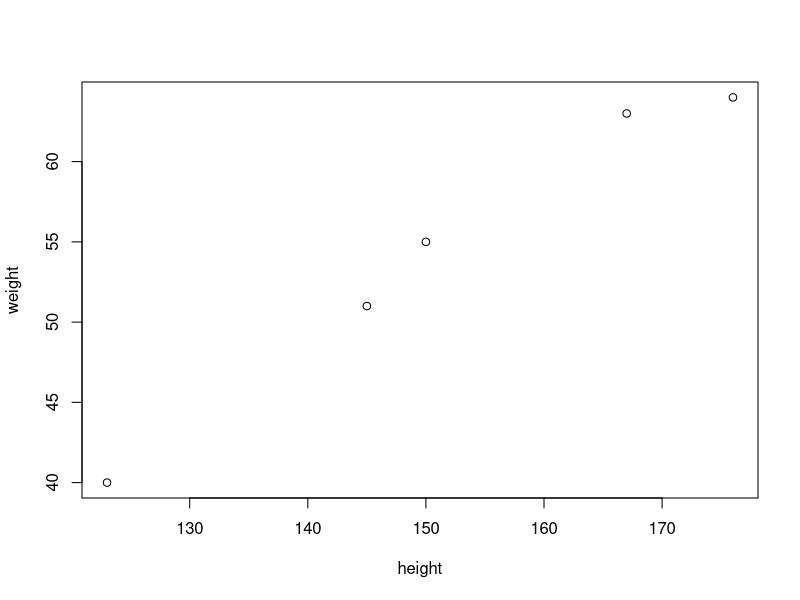
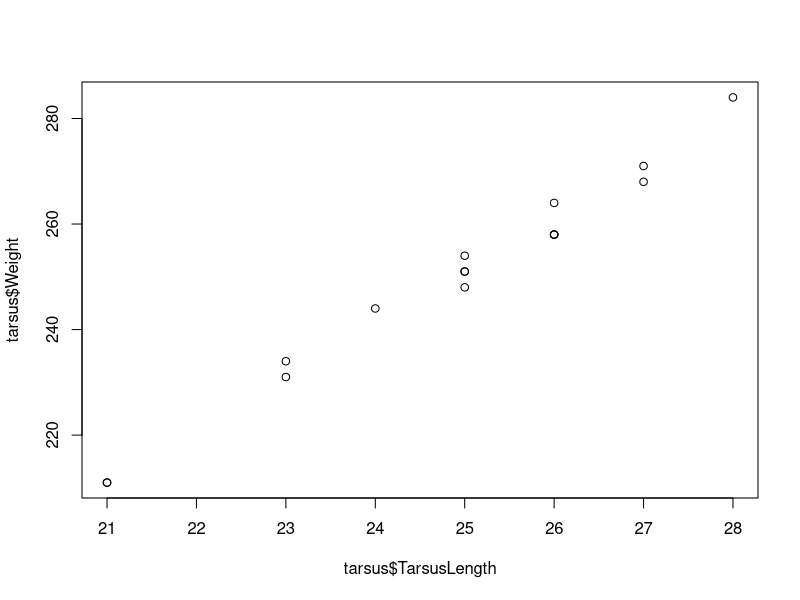
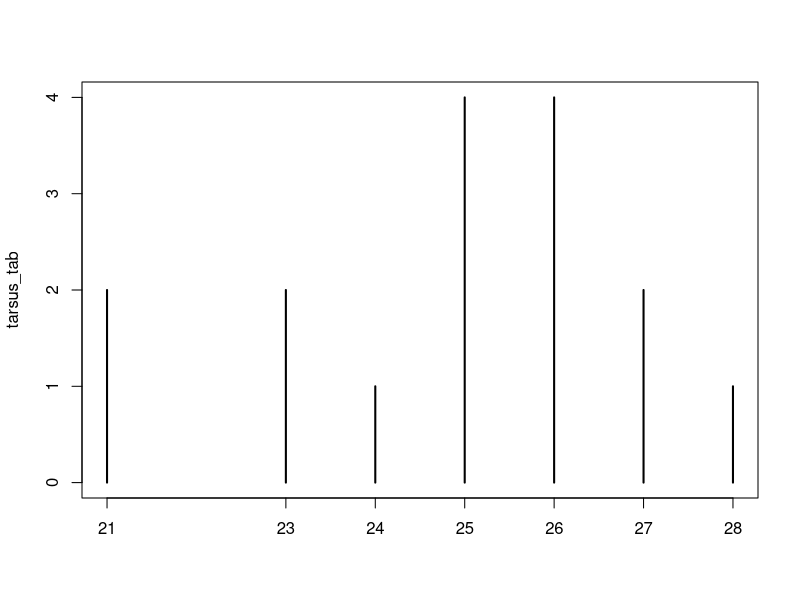
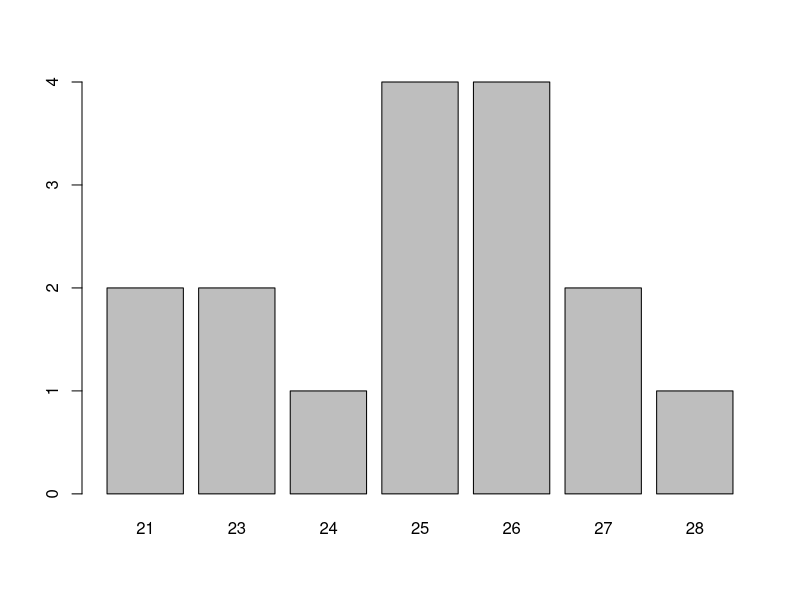
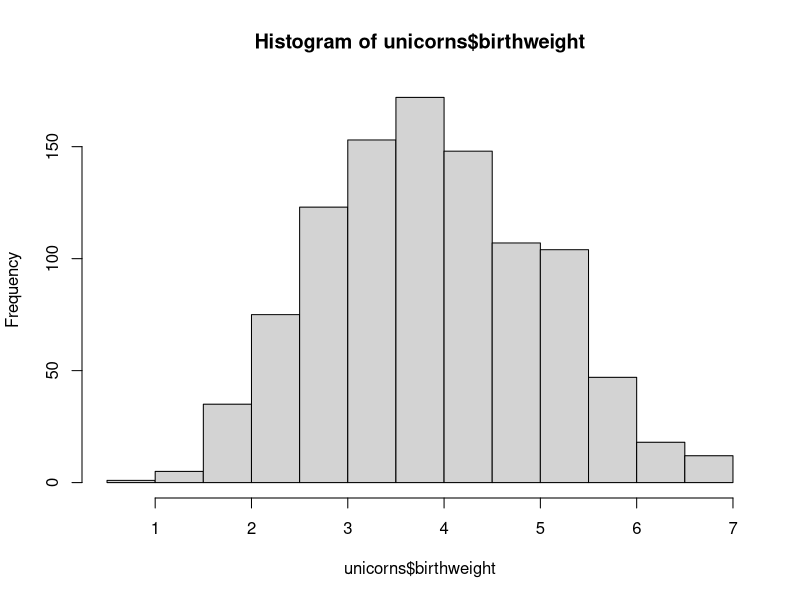
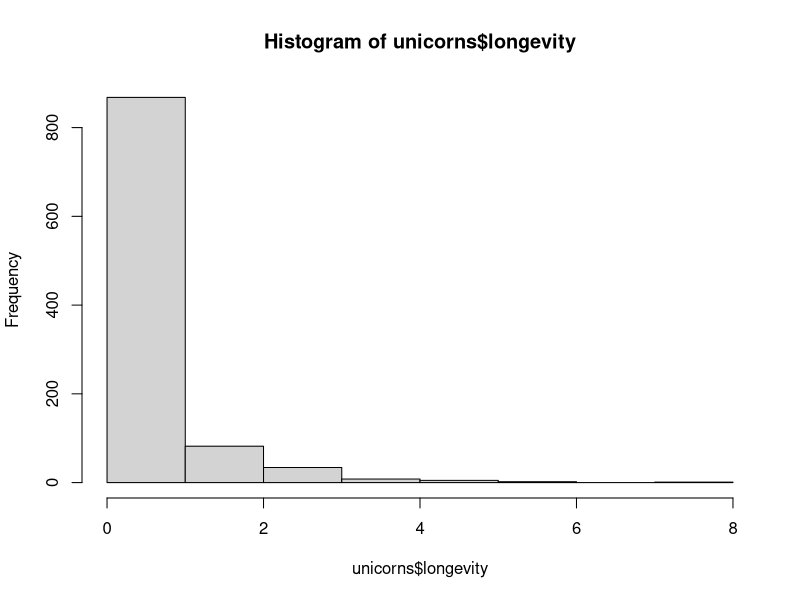
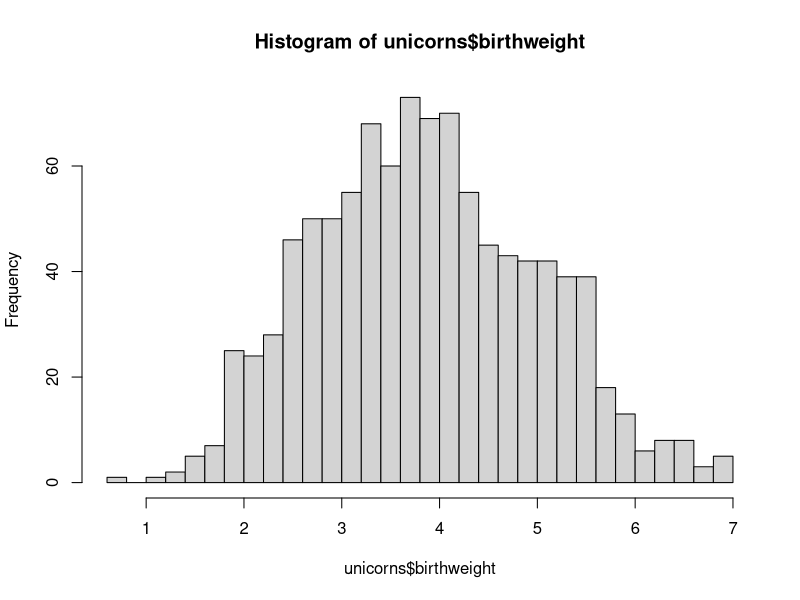
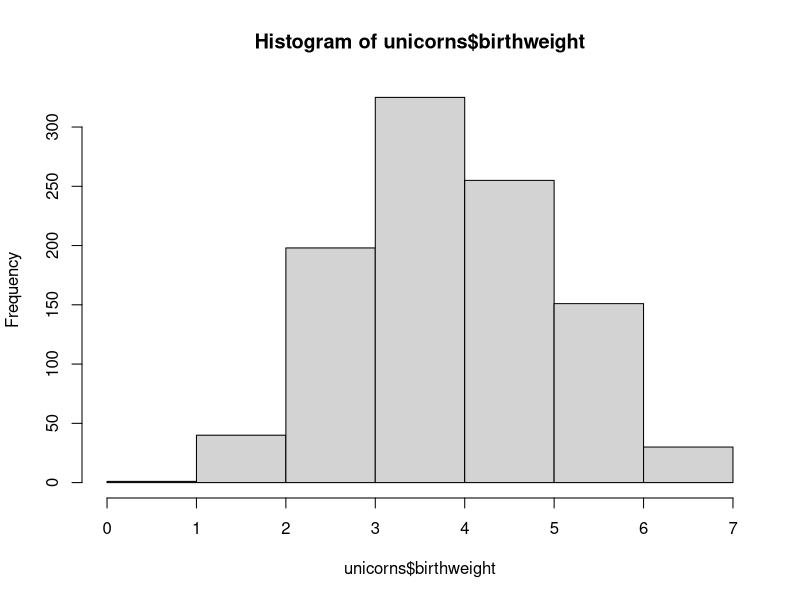

These charts were generated, in order, by the following R code: (Note: this script raises an error after producing the figures.)
#~~~~~~~~~~~~~~~~~~~~~~~~~~~~~~~~~~~~~~~~~~~~~~~~#   # Susan E. Johnston.
#                                                #   # Susan.Johnston@ed.ac.uk
#              R GRAPHICS SEMINAR                #
#                30th August 2012                #
#                                                #
#                                                #
#             Part 1: Base Graphics              #
#                                                #
#~~~~~~~~~~~~~~~~~~~~~~~~~~~~~~~~~~~~~~~~~~~~~~~~#

#~~ Set your working directory

#setwd("C:/Users/Susan Johnston/Desktop/Teaching/R Graphics Course/")
#From 
#RBaseGraphics, the link below:
#ziphttps://www.dropbox.com/scl/fi/4v2fdb0cdwshtwillmrun/RBaseGraphics.zip?rlkey=0k07k41cygpb34xzumji13z6b&e=2

#~~~~~~~~~~~~~~~~~~~~~~~~~~~~~~~~~~~~~~~~~~~~~~~~~~~~~~~~~#
#    What types of data can we build graphs from?         #
#~~~~~~~~~~~~~~~~~~~~~~~~~~~~~~~~~~~~~~~~~~~~~~~~~~~~~~~~~#

#~~ vectors

height<-c(145,167,176,123,150)
weight<-c(51,63,64,40,55)

plot(height,weight)

#~~ data frames

tarsus<-read.table("tarsus.txt",header=T)
tarsus
str(tarsus)

# To call a variable in the dataframe, use the $ notation.
tarsus$TarsusLength
tarsus$Weight

plot(tarsus$TarsusLength,tarsus$Weight)

#~~ tables

tarsus_tab<-table(tarsus$TarsusLength)

tarsus_tab

plot(tarsus_tab)

barplot(tarsus_tab)

#~~~~~~~~~~~~~~~~~~~~~~~~~~~~~~~~#
#    1. Basic Histogram          #
#~~~~~~~~~~~~~~~~~~~~~~~~~~~~~~~~#

# For this part, we will use data on birthweight measured in male and female unicorns.
# Lets read the data into R:

unicorns<-read.table("unicorns.txt",header=T)
head(unicorns)
str(unicorns)

unicorns$birthweight

#~~ Basic histogram of unicorn birthweight and longevity using hist()

hist(unicorns$birthweight)            # normal distribution
hist(unicorns$longevity)              # poisson distribution

#~~ Specify the number of cells for the histogram using: breaks = N

hist(unicorns$birthweight, breaks = 40)
hist(unicorns$birthweight, breaks = c(0,1,2,3,4,5,6,7))
hist(unicorns$birthweight, breaks = c(0,1,2,3,4,7))

#~~ Relabel the x-axis using: xlab = "Text"

hist(unicorns$birthweight, breaks = 40, xlab = "Birth Weight")

#~~ Relabel the main title using: main = "Text"     

hist(unicorns$birthweight, breaks = 40, xlab = "Birth Weight", main = "Histogram of Unicorn Birth Weight")

#~~ The lines start to get too long. When there is a comma, R knows that there is more
#   information on the next line!

hist(unicorns$birthweight,
     breaks = 40,
     xlab = "Birth Weight",
     main = "Histogram of Unicorn Birth Weight")

#~~ The y-axis stops short of the highest value in the histogram.
#   Lets specify new limits using: ylim = c(minimum, maximum)

hist(unicorns$birthweight,
     breaks = 40,
     xlab = "Birth Weight", 
     main = "Histogram of Unicorn Birth Weight",
     ylim = c(0,80))

#~~ FINAL PLOT:

hist(unicorns$birthweight,                            # x value
     breaks = 40,                                     # number of cells
     xlab = "Birth Weight",                           # x-axis label
     main = "Histogram of Unicorn Birth Weight",      # plot title
     ylim = c(0,80))                                  # limits of the y axis (min,max)

#~~~ Which customisations did we learn in this section?

#  hist
#  breaks
#  xlab & ylab
#  main
#  ylim & xlim

#~~~~~~~~~~~~~~~~~~~~~~~~~~~~~~~~~~~~~~~~~~~#
#    2. Basic Line Graph with Regression    #
#~~~~~~~~~~~~~~~~~~~~~~~~~~~~~~~~~~~~~~~~~~~#

# Data on population density of Moomins on Ruissalo from 1971 to 2000.

moomins<-read.table("Moomin Density.txt",header=T)
head(moomins)

#~~ Create a plot using the default options in plot.

plot(moomins$Year, moomins$PopSize)

#~~ There are several types of plot within the plot function. Use "type":   

plot(moomins$Year, moomins$PopSize, type = "l")     # Try "o" "p" "l" "b"

#~~ We can also change the line type using "lty"

plot(moomins$Year, moomins$PopSize, type = "l", lty = "dashed")
plot(moomins$Year, moomins$PopSize, type = "l", lty = "dotted")

#~~ The solid line looks best, so lets stick with it.

plot(moomins$Year, moomins$PopSize, type = "l")

#~~ Let's start to add colour using "col".

plot(moomins$Year, moomins$PopSize, type = "l", col = "red")    # R Colour Chart

# NB. numbers can also be used as colours!
plot(moomins$Year, moomins$PopSize, type = "l", col = 3)

#~~ Let's make the line a little thicker using "lwd" (line width)

plot(moomins$Year, moomins$PopSize, type = "l", col = "red", lwd = 3)

#~~ Finally, lets sort out the axis titles plot title:

plot(moomins$Year, moomins$PopSize, 
     type = "l", 
     col = "red", 
     lwd = 3,
     xlab = "Year",
     ylab = "Population Size",
     main = "Moomin Population Size on Ruissalo 1971 - 2001")

#~~ Is the Moomin population increasing in size?
#   We can add a basic linear regression to the plot.

fit1 <- lm (PopSize ~ Year, data = moomins) 
summary(fit1)

#~~ add the regression line to the plot using "abline"
#   NB. we can also use lty, lwd, col here.

abline(fit1, lty = "dashed")    #abline(a=intercept,b=slope)

#~~ we can also add horizontal and vertical lines

abline(h=700,col="blue")
abline(v=1985,lty="dotted")
abline(a=fit1$coefficients[1],b=fit1$coefficients[2],col="green")

#~~ finally, we can add some text to the plot giving the R2 value and the P value using "text"
#   Specify the x and y coordinates for the text

text(x=1974,y=750,labels="R2 = 0.896\nP = 2.615e-15")

#~~ FINAL PLOT Script

plot(moomins$Year, moomins$PopSize,                              # x variable, y variable
     type = "l",                                                 # draw a line graphs
     col = "red",                                                # red line colour
     lwd = 3,                                                    # line width of 3
     xlab = "Year",                                              # x axis label
     ylab = "Population Size",                                   # y axis label
     main = "Moomin Population Size on Ruissalo 1971 - 2001")    # plot title

fit1 <- lm (PopSize ~ Year, data = moomins)             # carry out a linear regression
abline(fit1, lty = "dashed")                            # add the regression line to the plot
text(x=1974,y=750,labels="R2 = 0.896\nP = 2.615e-15")   # add a label to the plot at coordinates (x,y)


#~~~ Which customisations did we learn in this section?

# plot
# type
# lty
# lwd
# col
# abline
# text

#~~~~~~~~~~~~~~~~~~~~~~~~~~~~~~~~~~~~~~~~~~~#
#    3. Scatterplot with Legend             #
#~~~~~~~~~~~~~~~~~~~~~~~~~~~~~~~~~~~~~~~~~~~#

# R comes with many datasets preinstalled.
# Let's load a dataset of Flower characteristics in 3 species of Iris.

data(iris)
head(iris)

# There is a lot of data here! Let's explore using the 'pairs' function

pairs(iris)

# This doesn't tell us much about the species differences. We can tell R
# to plot using a different colour for the three species of iris:

pairs(iris, col = iris$Species)


#~~ Sepal.Length and Petal.Length look interesting! Let's start by looking at that.
#   Again, we will specify colour as the Species.

plot(iris$Sepal.Length, iris$Petal.Length, col = iris$Species)

# These points are difficult to see! Let's pick some different ones using "pch"

plot(iris$Sepal.Length, iris$Petal.Length, col = iris$Species, pch = 15)
plot(iris$Sepal.Length, iris$Petal.Length, col = iris$Species, pch = "A")

# pch 21:25 also specify an edge colour (col) and a background colour (bg)

plot(iris$Sepal.Length, iris$Petal.Length, col = iris$Species, pch = 21, bg = "blue")

# lets settle on solid circles (pch = 16)

plot(iris$Sepal.Length, iris$Petal.Length, col = iris$Species, pch = 16)

# we can change the size of the points with "cex"

plot(iris$Sepal.Length, iris$Petal.Length, col = iris$Species, pch = 16, cex = 2)

#~~ It's difficult to tell these points apart, so perhaps we should make a legend.
#   This is one of the major drawbacks with R.
#   iris$Species is a factor, and R will automatically order factors in alphabetical order.

levels(iris$Species)

# Therefore, setosa, versicolor and virginica will correspond to 1, 2 and 3 on the 
# plot default colours. Keep this in mind for the next part!

legend(x = 4.5, y = 7, legend = levels(iris$Species), col = c(1:3), pch = 16)

# FINAL PLOT

plot(iris$Sepal.Length, iris$Petal.Length,        # x variable, y variable
     col = iris$Species,                          # colour by species
     pch = 16,                                    # type of point to use
     cex = 2,                                     # size of point to use
     xlab = "Sepal Length",                       # x axis label
     ylab = "Petal Length",                       # y axis label
     main = "Flower Characteristics in Iris")     # plot title

legend (x = 4.5, y = 7, legend = levels(iris$Species), col = c(1:3), pch = 16)
# legend with titles of iris$Species and colours 1 to 3, point type pch at coords (x,y)

#~~~ Which customisations did we learn in this section?

# pch
# bg
# cex
# legend


# SIDE NOTE 1: specifying colours:
#  It is also possible to specify colours in your data frame.

iris$Colour <- ""
iris$Colour[iris$Species=="setosa"] <- "magenta"
iris$Colour[iris$Species=="versicolor"] <- "cyan"
iris$Colour[iris$Species=="virginica"] <- "yellow"

plot(iris$Sepal.Length, iris$Petal.Length, col = iris$Colour, pch = 16, cex = 2)
legend(x = 4.5, y = 7, legend = c("setosa","versicolor","virginica"),col=c("magenta","cyan","yellow"), pch=16)

# SIDE NOTE 2:
# It would also be possible to specify lines in the legend by using "lty" instead of "pch"

plot(iris$Sepal.Length, iris$Petal.Length, col = iris$Species, pch = 16, cex = 2)
legend(4.5,7,legend=c("setosa","versicolor","virginica"),col=c(1:3),lty="solid")

#~~~~~~~~~~~~~~~~~~~~~~~~~~~~~~~~~~~~~~~~~~~~~~~~~~~~~~~~~#
#    4. Boxplots with reordered and formatted axes        #
#~~~~~~~~~~~~~~~~~~~~~~~~~~~~~~~~~~~~~~~~~~~~~~~~~~~~~~~~~#

#~~ We will continue to use the Iris dataset for this section

head(iris)

#~~ lets examine the distribution of Sepal Length for each species

boxplot(iris$Sepal.Length ~ iris$Species)

#~~ If you wish to compare the medians of the boxplot, you can use the function "notch".
#   If the notches of two plots do not overlap, this is 'strong evidence' that the two 
#   medians differ (see ?boxplot)

boxplot(iris$Sepal.Length ~ iris$Species, notch = T)

# You may have noticed that the y-axis labels are always orientated to be perpendicular to
# the axis. We can rotate all axis labels using "las". Play around with different values.

boxplot(iris$Sepal.Length ~ iris$Species, notch = T, las = 1)

#~~ Let's add in all the axis and plot labels:

boxplot(iris$Sepal.Length ~ iris$Species, notch = T, las = 1,
        xlab = "Species", ylab = "Sepal Length", main = "Sepal Length by Species in Iris")        

#~~ Like we can change the size of the points in the scatterplot, we can change the size
#   of the axis labels and titles. Let's start with "cex.lab", which controls the axis titles:

boxplot(iris$Sepal.Length ~ iris$Species, notch = T, las = 1,
        xlab = "Species", ylab = "Sepal Length", main = "Sepal Length by Species in Iris",
        cex.lab=1.5)

#~~ Now we can add in "cex.axis" (changing the tickmark size) and "cex.main" (changing the 
#   plot title size)

boxplot(iris$Sepal.Length ~ iris$Species, notch = T, las = 1,
        xlab = "Species", ylab = "Sepal Length", main = "Sepal Length by Species in Iris",
        cex.lab = 1.5,
        cex.axis = 1.5,
        cex.main = 2)

#~~ As we discussed earlier, R automatically puts factors in alphabetical order. But perhaps
#   we would prefer to list the iris species as virginica, versicolor and setosa.

# First lets look at the levels of iris:
data(iris)
levels(iris$Species)

# we reorder them with the following command:

iris$Species<-factor(iris$Species, levels = c("virginica","versicolor","setosa"))

#~~ FINAL PLOT

boxplot(iris$Sepal.Length ~ iris$Species,              # x variable, y variable
        notch = T,                                     # Draw notch
        las = 1,                                       # Orientate the axis tick labels
        xlab = "Species",                              # X-axis label
        ylab = "Sepal Length",                         # Y-axis label
        main = "Sepal Length by Species in Iris",      # Plot title
        cex.lab = 1.5,                                 # Size of axis labels
        cex.axis = 1.5,                                # Size of the tick mark labels
        cex.main = 2)                                  # Size of the plot title

#~~~ Which customisations did we learn in this section?

# boxplot
# notch
# las
# cex.lab
# cex.axis
# cex.main

#~~~~~~~~~~~~~~~~~~~~~~~~~~~~~~~~~~~~~~~~~~~~~~~~~~~~~#
#   5. Barplot  with error bars                       #
#~~~~~~~~~~~~~~~~~~~~~~~~~~~~~~~~~~~~~~~~~~~~~~~~~~~~~#

# ~~ Let's create a new data frame with information on three populations of dragon in the UK:
#    Working with summaries, rather than the whole data, is a bit easier with this function.
dragons <- data.frame(
  TalonLength = c(20.9, 58.3, 35.5),
  SE = c(4.5, 6.3, 5.5),
  Population = c("England", "Scotland", "Wales"))

# Have a look at the data:

dragons

# Let's make our barplot.

barplot(dragons$Population, dragons$TalonLength)

# It would be better to add Titles to the x-axis:

barplot(dragons$TalonLength, names = dragons$Population)

# would a box look better around this plot?

box()

# not really. Let's start again:

barplot(dragons$TalonLength, names = dragons$Population)

# Let's reorder the columns by how beautiful the dragon habitat is (from best to worst).
# Naturally, this order is 'Scotland, Wales, England'.

levels(dragons$Population)

dragons$Population <- factor(dragons$Population, levels=c("Scotland","Wales","England"))

barplot(dragons$TalonLength, names = dragons$Population)

# No.... it's not working. I give up for now. What about error bars?

# This is as far as I got before I gave up:

install.packages("gplots")
library(gplots)
barplot(dragons$TalonLength, names = dragons$Population, 
        ylim=c(0,70),xlim=c(0,4),yaxs='i', xaxs='i',
        main="Dragon Talon Length in the UK",
        ylab="Mean Talon Length",
        xlab="Country")
par(new=T)
plotCI (dragons$TalonLength, 
        uiw = dragons$SE, liw = dragons$SE,
        gap=0,sfrac=0.01,pch="",
        ylim=c(0,70),
        xlim=c(0.4,3.7),
        yaxs='i', xaxs='i',axes=F,ylab="",xlab="")
box()

# Lets deal with this in ggplot2!

#~~ FINAL PLOT

# Do it in ggplot2!


#~~~~~~~~~~~~~~~~~~~~~~~~~~~~~~~~~~~~~~~~~~~#
#   Final words in base graphics            #
#~~~~~~~~~~~~~~~~~~~~~~~~~~~~~~~~~~~~~~~~~~~#


#~~~~~~~~~~~~~~~~~~~~~~~~~~~~~~~~~~~~~~~~~~~~~#
#   6. More than one plot in a window         #
#~~~~~~~~~~~~~~~~~~~~~~~~~~~~~~~~~~~~~~~~~~~~~#

par(mfrow=c(1,2))      # number of rows, number of columns

plot(iris$Sepal.Length, iris$Petal.Length,        # x variable, y variable
     col = iris$Species,                          # colour by species
     main = "Sepal vs Petal Length in Iris")      # plot title

plot(iris$Sepal.Length, iris$Sepal.Width,         # x variable, y variable
     col = iris$Species,                          # colour by species
     main = "Sepal Length vs Width in Iris")      # plot title

par(mfrow=c(1,1))     # sets the plot window back to normal

# OR

dev.off()      # But this will clear your plot history.

#~~~~~~~~~~~~~~~~~~~~~~~~~~~~~~~~~~~~~~~~~~~#
#  7. Saving a Plot                         #
#~~~~~~~~~~~~~~~~~~~~~~~~~~~~~~~~~~~~~~~~~~~#

# png

png("Sepal vs Petal Length in Iris.png", width = 500, height = 500, res = 72)

plot(iris$Sepal.Length, iris$Petal.Length,
     col = iris$Species,
     main = "Sepal vs Petal Length in Iris")

dev.off()


# pdf

pdf("Sepal vs Petal Length in Iris.pdf")

plot(iris$Sepal.Length, iris$Petal.Length,
     col = iris$Species,
     main = "Sepal vs Petal Length in Iris")

dev.off()


#~~~~~~~~~~~~~~~~~~~~~~~~~~~~~~~~~~~~~~~~~~~#
#   8. par()                                #
#~~~~~~~~~~~~~~~~~~~~~~~~~~~~~~~~~~~~~~~~~~~#

plot(moomins$Year, moomins$PopSize, type="l")
boxplot(iris$Sepal.Length ~ iris$Species)


par(col=2,pch=16,las=1,lty="dotted")

plot(moomins$Year, moomins$PopSize, type="l")
boxplot(iris$Sepal.Length ~ iris$Species)

dev.off()

plot(moomins$Year, moomins$PopSize, type="l")
boxplot(iris$Sepal.Length ~ iris$Species)



#~~~~~~~~~~~~~~~~~~~~~~~~~~~~~~~~~~~~~~~~~~~~~~~~~~~~~~~~~~~#
#   9. Examples for the plot functions in R Base Graphics   #
#~~~~~~~~~~~~~~~~~~~~~~~~~~~~~~~~~~~~~~~~~~~~~~~~~~~~~~~~~~~#

example(plot)
example(barplot)
example(boxplot)
example(coplot)
example(hist)
example(fourfoldplot)
example(stars)
example(image)
example(contour)
example(filled.contour)
example(persp) 

#~~~~~~~~~~~~~~~~~~~~~~~~~~~~~~~~~~~~~~~~~~~~~~~#
#   10. Trellis plots using library(lattice)    #
#~~~~~~~~~~~~~~~~~~~~~~~~~~~~~~~~~~~~~~~~~~~~~~~#

# scatterplots for each combination of two factors 

library(lattice)

xyplot(iris$Petal.Length ~ iris$Sepal.Length | iris$Species, layout = c(3,1))

histogram( ~ unicorns$birthweight | unicorns$sex, layout = c(1,2))
